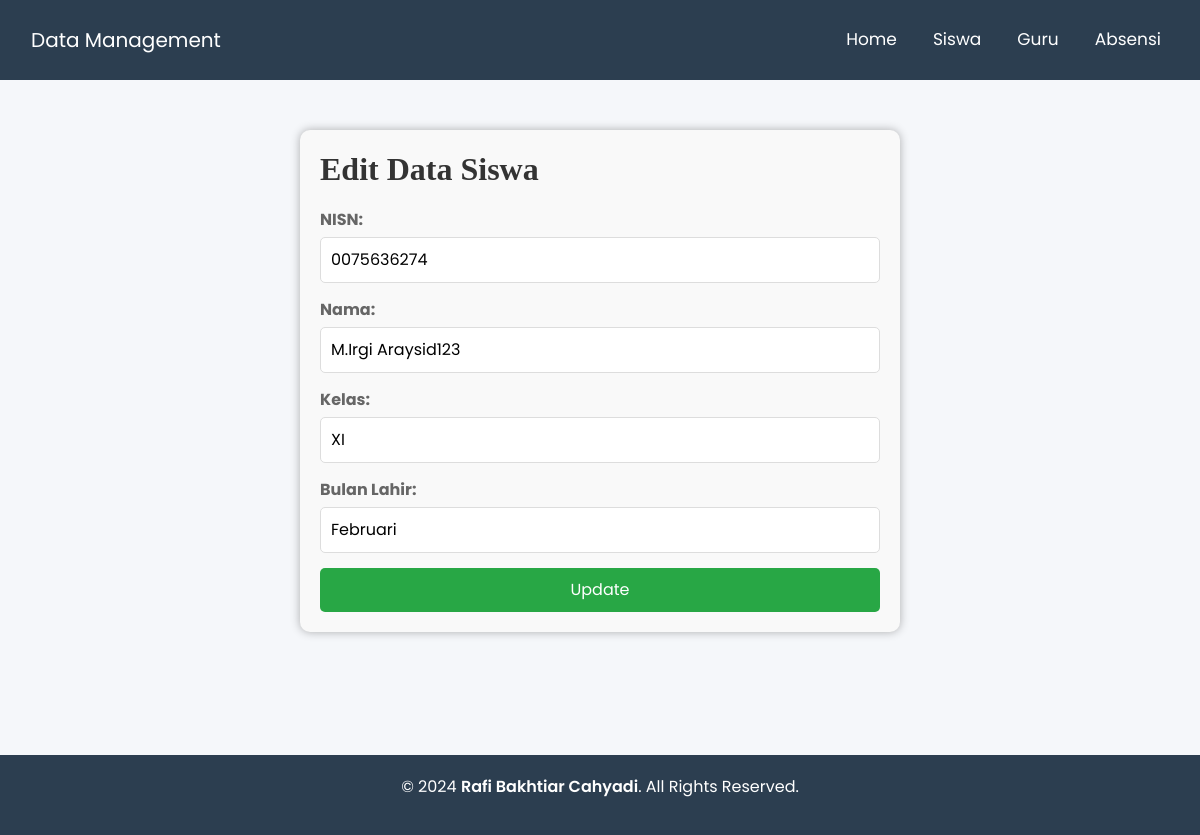
The page /editData.php?kode=0075636274 on the database its author committed.
### tables this page shows
CREATE TABLE `siswa` (
  `NISN` varchar(15) NOT NULL,
  `Nama` varchar(20) NOT NULL,
  `Kelas` varchar(10) NOT NULL,
  `BL_lahir` varchar(10) NOT NULL
);

### editData.php (the view, shortened to what this page needs)
<?php
$koneksi = mysqli_connect("localhost", "root", "", "raficahyadi_presensi");
$NISN = isset($_GET['kode']) ? $_GET['kode'] : '';
if ($NISN) {
    $query = "SELECT * FROM siswa WHERE NISN = '$NISN'";
    $result = mysqli_query($koneksi, $query);
    if ($result && mysqli_num_rows($result) > 0) {
        $row = mysqli_fetch_assoc($result);
        $Nama = $row['Nama'];
        $Kelas = $row['Kelas'];
        $BL_lahir = $row['BL_lahir'];
    } else {
        echo "Data tidak ditemukan.";
        exit;
    }
}
?>
<!DOCTYPE html>
<html lang="en">
<head>
  <link href="https://cdnjs.cloudflare.com/ajax/libs/bootstrap/5.3.0/css/bootstrap.min.css" rel="stylesheet">
  <link href="css/style.css" rel="stylesheet" />
</head>
<body>
<div class="wrapper">
    <nav class="navbar navbar-expand-lg">
      <div class="container-fluid">
        <a class="navbar-brand" href="#">Data Management</a>
        <div class="collapse navbar-collapse" id="navbarNav">
          <ul class="navbar-nav ms-auto">
            <li class="nav-item"><a class="nav-link active" href="home.php">Home</a></li>
            <li class="nav-item"><a class="nav-link" href="Siswa.php">Siswa</a></li>
            <li class="nav-item"><a class="nav-link" href="Guru.php">Guru</a></li>
            <li class="nav-item"><a class="nav-link" href="Absensi.php">Absensi</a></li>
          </ul>
        </div>
      </div>
    </nav>
    <div class="d-flex flex-column align-items-center justify-content-center" style="min-height: 400px">
            <div class="d-flex flex-column align-items-center justify-content-center" style="min-height: 400px">
                <div class="edit-form-container">
                    <h2>Edit Data Siswa</h2>
                    <form action="editData.php?kode=<?php echo $NISN; ?>" method="post">
                        <label for="new_NISN">NISN:</label>
                        <input type="text" id="new_NISN" name="new_NISN" value="<?php echo $NISN; ?>">
                        <label for="Nama">Nama:</label>
                        <input type="text" id="Nama" name="Nama" value="<?php echo $Nama; ?>">
                        <label for="Kelas">Kelas:</label>
                        <input type="text" id="Kelas" name="Kelas" value="<?php echo $Kelas; ?>">
                        <label for="BL_lahir">Bulan Lahir:</label>
                        <input type="text" id="BL_lahir" name="BL_lahir" value="<?php echo $BL_lahir; ?>">
                        <input type="submit" name="submit" value="Update">
                    </form>
                </div>
            </div>
        </div>
    </div>
    <footer class="footer">
      <p>&copy; 2024 <a href="#">Rafi Bakhtiar Cahyadi</a>. All Rights Reserved.</p>
    </footer>
</body>
</html>

### editData.php (style rules this page uses)
body, html { font-family: 'Poppins', sans-serif; background-color: #f5f7fa; margin: 0; height: 100%; }
.navbar { background-color: #2c3e50; min-height: 10vh; }
.nav-link { font-size: 17px; margin-left: 20px; }
.navbar-brand, .nav-link { color: white !important; }
.wrapper { display: flex; flex-direction: column; min-height: 100vh; }
.footer { background-color: #2c3e50; color: white; padding: 20px 0; text-align: center; margin-top: -45px; }
footer a { color: #fff; text-decoration: none; font-weight: 600; }
.edit-form-container { background-color: #f9f9f9; padding: 20px; border-radius: 10px; box-shadow: 0px 0px 10px rgba(0, 0, 0, 0.3); max-width: 600px; margin: 50px auto; }
.edit-form-container h2 { color: #333; margin-bottom: 20px; }
.edit-form-container label { font-weight: bold; margin-bottom: 5px; }
.edit-form-container input[type="text"] { width: 100%; padding: 10px; margin-bottom: 15px; border: 1px solid #ddd; border-radius: 5px; }
.edit-form-container input[type="submit"] { background-color: #28a745; color: white; padding: 10px 20px; border: none; cursor: pointer; border-radius: 5px; width: 100%; }

### rows shown on the page
siswa: Nama "M.Irgi Araysid123", Kelas "XI", BL_lahir "Februari"
